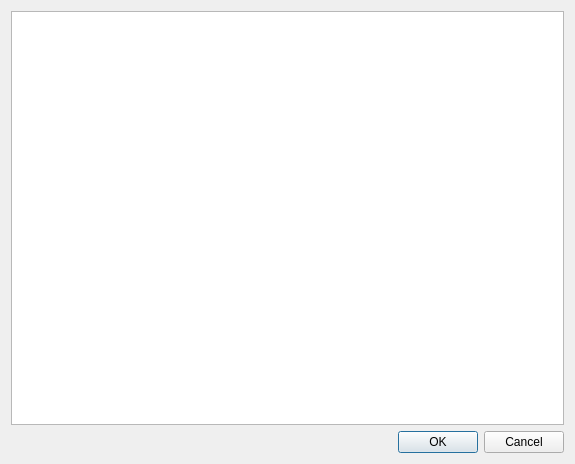
<?xml version="1.0" encoding="UTF-8"?>
<ui version="4.0">
 <class>TbDialog</class>
 <widget class="QDialog" name="TbDialog">
  <property name="geometry">
   <rect>
    <x>0</x>
    <y>0</y>
    <width>575</width>
    <height>464</height>
   </rect>
  </property>
  <property name="windowTitle">
   <string>Dialog</string>
  </property>
  <layout class="QGridLayout" name="gridLayout">
   <item row="0" column="0">
    <widget class="QTextBrowser" name="tbTEXT"/>
   </item>
   <item row="1" column="0">
    <widget class="QDialogButtonBox" name="buttonBox">
     <property name="orientation">
      <enum>Qt::Horizontal</enum>
     </property>
     <property name="standardButtons">
      <set>QDialogButtonBox::Cancel|QDialogButtonBox::Ok</set>
     </property>
    </widget>
   </item>
  </layout>
 </widget>
 <resources/>
 <connections>
  <connection>
   <sender>buttonBox</sender>
   <signal>rejected()</signal>
   <receiver>TbDialog</receiver>
   <slot>reject()</slot>
   <hints>
    <hint type="sourcelabel">
     <x>316</x>
     <y>260</y>
    </hint>
    <hint type="destinationlabel">
     <x>286</x>
     <y>274</y>
    </hint>
   </hints>
  </connection>
  <connection>
   <sender>buttonBox</sender>
   <signal>accepted()</signal>
   <receiver>TbDialog</receiver>
   <slot>accept()</slot>
   <hints>
    <hint type="sourcelabel">
     <x>248</x>
     <y>254</y>
    </hint>
    <hint type="destinationlabel">
     <x>157</x>
     <y>274</y>
    </hint>
   </hints>
  </connection>
 </connections>
</ui>
